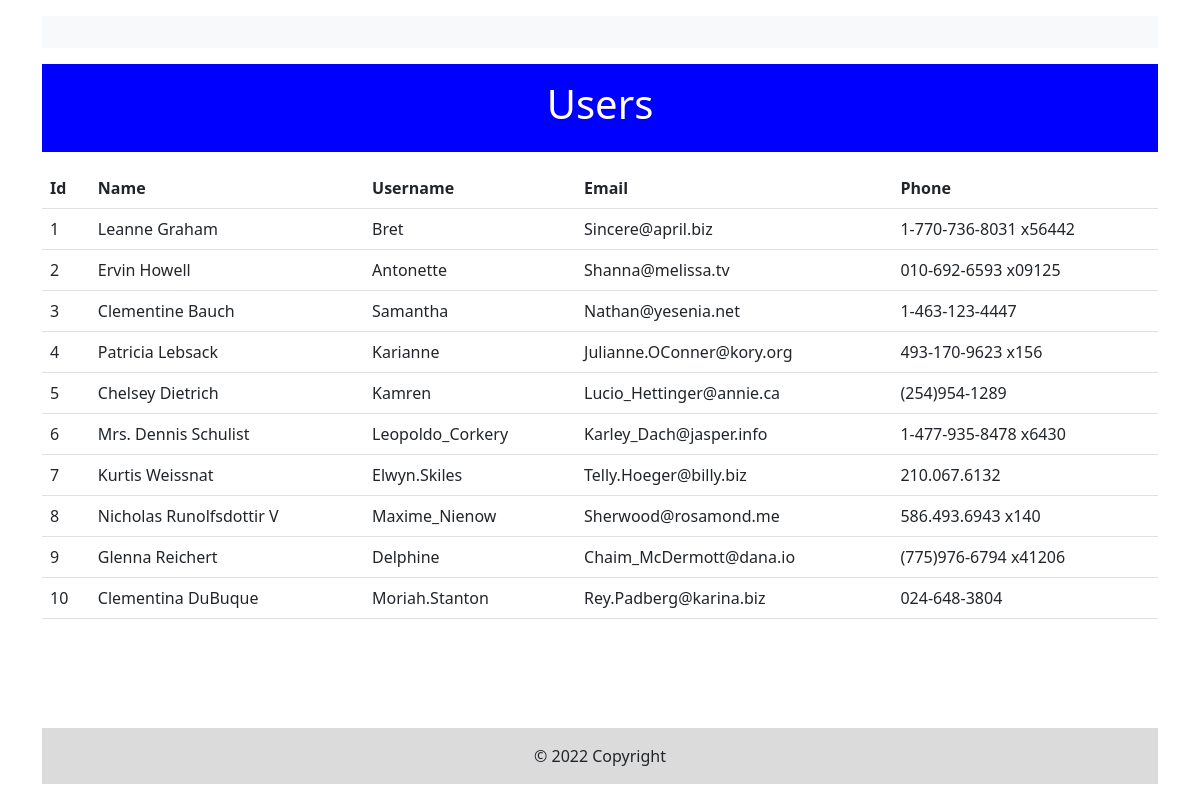
The page / on the database its author committed.
### api/models.py (models this page shows)
class Users(models.Model):
    id = models.IntegerField(primary_key=True)
    name = models.CharField(max_length=100)
    username = models.CharField(max_length=100)
    email = models.EmailField()
    phone = models.CharField(max_length=100)

### api/views.py (the view)
# urls.py: path("",UsersListView.as_view(), name="userlist"),
class UsersListView(ListView):
    queryset = Users.objects.all()
    context_object_name = "userinfo"

### templates/api/users_list.html
{% extends 'api/base.html'%}
{% block content %}
<div class="container my-3 p-3 text-center" style="background-color: blue; color: white;">
<h1>Users</h1>
</div>
<table class="table">
    <tr>
        <th>Id</th>
        <th>Name</th>
        <th>Username</th>
        <th>Email</th>
        <th>Phone</th>
    </tr>
{% for user in userinfo%}
    <tr>
        <td>{{user.id}}</td>
        <td>{{user.name}}</td>
        <td>{{user.username}}</td>
        <td>{{user.email}}</td>
        <td>{{user.phone}}</td>
    </tr>
{% endfor%}
{% endblock %}

### templates/api/base.html (shortened to what this page needs)
<!DOCTYPE html>
<html lang="en">
<head>
    <link href="https://cdn.jsdelivr.net/npm/bootstrap@5.2.2/dist/css/bootstrap.min.css" rel="stylesheet"
>
</head>
<body>
    <nav class="container my-3">
        <nav class="navbar navbar-expand-lg navbar-light bg-light">
            <div class="collapse navbar-collapse" id="navbarNavAltMarkup">
                <div class="navbar-nav">
                    <a class="nav-item nav-link disabled" href="#"></a>
                </div>
            </div>
        </nav>
    </nav>
    <div class="container my-3">
        {% block content %}{% endblock %}
    </div>
    <div class="container my-3 fixed-bottom">
        <footer class="text-center bg-light">
            <div class="text-center p-3" style="background-color: rgba(103, 100, 100, 0.2)">
                © 2022 Copyright
            </div>
        </footer>
    </div>
</body>
</html>

### rows shown on the page
Users: id "1", name "Leanne Graham", username "Bret", email "Sincere@april.biz", phone "1-770-736-8031 x56442"
Users: id "2", name "Ervin Howell", username "Antonette", email "Shanna@melissa.tv", phone "010-692-6593 x09125"
Users: id "3", name "Clementine Bauch", username "Samantha", email "Nathan@yesenia.net", phone "1-463-123-4447"
Users: id "4", name "Patricia Lebsack", username "Karianne", email "Julianne.OConner@kory.org", phone "493-170-9623 x156"
Users: id "5", name "Chelsey Dietrich", username "Kamren", email "Lucio_Hettinger@annie.ca", phone "(254)954-1289"
Users: id "6", name "Mrs. Dennis Schulist", username "Leopoldo_Corkery", email "Karley_Dach@jasper.info", phone "1-477-935-8478 x6430"
Users: id "7", name "Kurtis Weissnat", username "Elwyn.Skiles", email "Telly.Hoeger@billy.biz", phone "210.067.6132"
Users: id "8", name "Nicholas Runolfsdottir V", username "Maxime_Nienow", email "Sherwood@rosamond.me", phone "586.493.6943 x140"
Users: id "9", name "Glenna Reichert", username "Delphine", email "Chaim_McDermott@dana.io", phone "(775)976-6794 x41206"
Users: id "10", name "Clementina DuBuque", username "Moriah.Stanton", email "Rey.Padberg@karina.biz", phone "024-648-3804"
